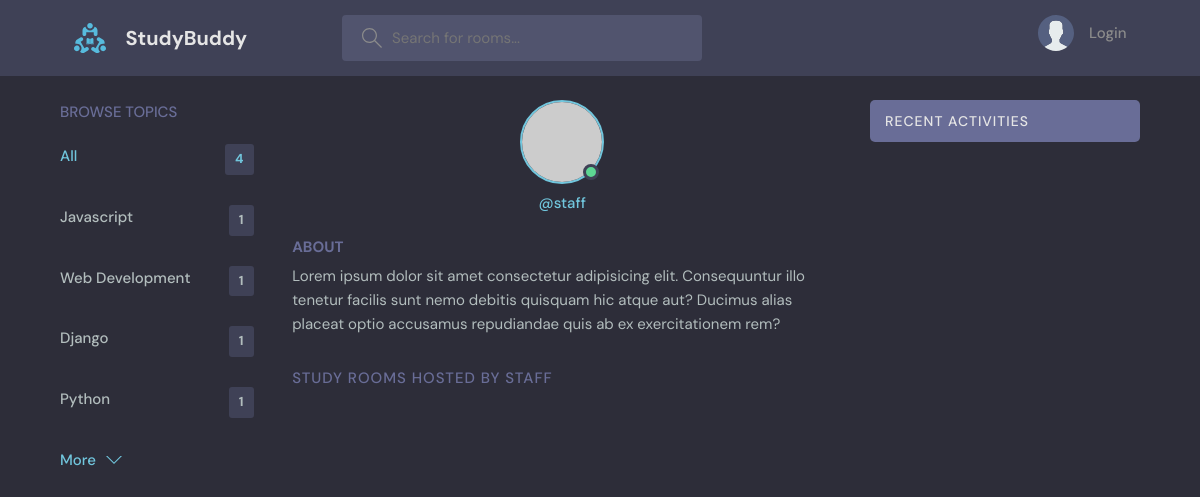
Page /user-profile/4/ on the earlier database version.
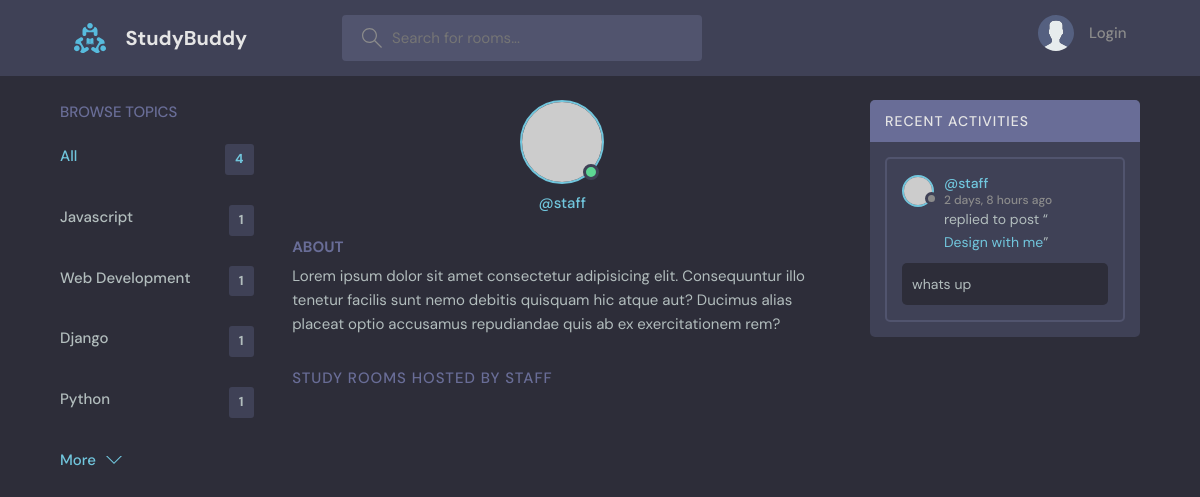
Same page on the later database version.
### base/models.py (models this page shows, shortened)
class Topic(models.Model):
    name = models.CharField(max_length=200)

class Message(models.Model):
    user = models.ForeignKey(User, on_delete=models.CASCADE)
    room = models.ForeignKey(Room, on_delete=models.CASCADE)
    body = models.TextField()
    updated = models.DateTimeField(auto_now=True)
    created = models.DateTimeField(auto_now_add=True)
    class Meta:
        ordering = ['-updated', '-created']
    def __str__(self):
        return self.body[0:50]

class Room(models.Model):
    host = models.ForeignKey(User, on_delete=models.SET_NULL, null=True)
    topic = models.ForeignKey(Topic, on_delete = models.SET_NULL, null=True)
    name = models.CharField(max_length=200)
    description = models.TextField(blank=True, null=True)
    participants = models.ManyToManyField(User, related_name='participants', blank=True)
    updated = models.DateTimeField(auto_now=True)
    created = models.DateTimeField(auto_now_add=True)
    class Meta:
        ordering = ['-updated', '-created']
    def __str__(self):
        return self.name

### base/views.py (the view)
# urls.py: path('user-profile/<str:pk>/',views.userProfile, name="user-profile"),
def userProfile(request, pk):
    user = User.objects.get(id=pk)
    rooms = user.room_set.all()
    room_messages = user.message_set.all()
    topics = Topic.objects.all()
    context = {'user': user, 'rooms': rooms, 'room_messages': room_messages, 'topics': topics}
    return render(request, 'base/profile.html', context)

### base/templates/base/profile.html (shortened to what this page needs)
{% extends 'main.html' %}
{% block content %}
  <main class="profile-page layout layout--3">
    <div class="container">
      {% include 'base/topic_component.html' %}
      <div class="roomList">
        <div class="profile">
          <div class="profile__avatar">
            <div class="avatar avatar--large active">
              <img src="https://randomuser.me/api/portraits/men/11.jpg" />
            </div>
          </div>
          <div class="profile__info">
            <p>@{{user.username}}</p>
          </div>
          <div class="profile__about">
            <h3>About</h3>
            <p>
              Lorem ipsum dolor sit amet consectetur adipisicing elit. Consequuntur illo tenetur
              facilis sunt nemo debitis quisquam hic atque aut? Ducimus alias placeat optio
              accusamus repudiandae quis ab ex exercitationem rem?
            </p>
          </div>
        </div>
        <div class="roomList__header">
          <div>
            <h2>Study Rooms Hosted by {{user.username}}</a>
            </h2>
          </div>
        </div>
      </div>
      {% include 'base/activity_component.html' %}
    </div>
  </main>
{% endblock %}

### base/templates/base/topic_component.html
<div class="topics">
    <div class="topics__header">
      <h2>Browse Topics</h2>
    </div>
    <ul class="topics__list">
      <li>
        <a href="{% url 'home' %}" class="active">All <span>{{topics.count}}</span></a>
      </li>
      {% for topic in topics %}
        <li>
            <a href="{% url 'home' %}?q={{topic.name}}">{{topic.name}}<span>{{topic.room_set.all.count}}</span></a>
        </li>
      {% endfor %}
    </ul>
    <a class="btn btn--link" href="topics.html">
      More
      <svg version="1.1" xmlns="http://www.w3.org/2000/svg" width="32" height="32" viewBox="0 0 32 32">
        <title>chevron-down</title>
        <path d="M16 21l-13-13h-3l16 16 16-16h-3l-13 13z"></path>
      </svg>
    </a>
  </div>

### base/templates/base/activity_component.html (shortened to what this page needs)
<div class="activities">
    <div class="activities__header">
      <h2>Recent Activities</h2>
    </div>
    {% for message in room_messages %}
    <div class="activities__box">
      <div class="activities__boxHeader roomListRoom__header">
        <a href="{% url 'user-profile' message.user.id %}" class="roomListRoom__author">
          <div class="avatar avatar--small">
            <img src="https://randomuser.me/api/portraits/women/11.jpg" />
          </div>
          <p>
            @{{message.user}}
            <span>{{message.created|timesince}} ago</span>
          </p>
        </a>
      </div>
      <div class="activities__boxContent">
        <p>replied to post “<a href="{% url 'room' message.room.id %}">{{message.room}}</a>”</p>
        <div class="activities__boxRoomContent">
          {{message}}
        </div>
      </div>
    </div>
    {% endfor %}
</div>

Differences in the rows shown:
added Message: user "staff", created "2 days, 8 hours", room "Design with me", body "whats up"
